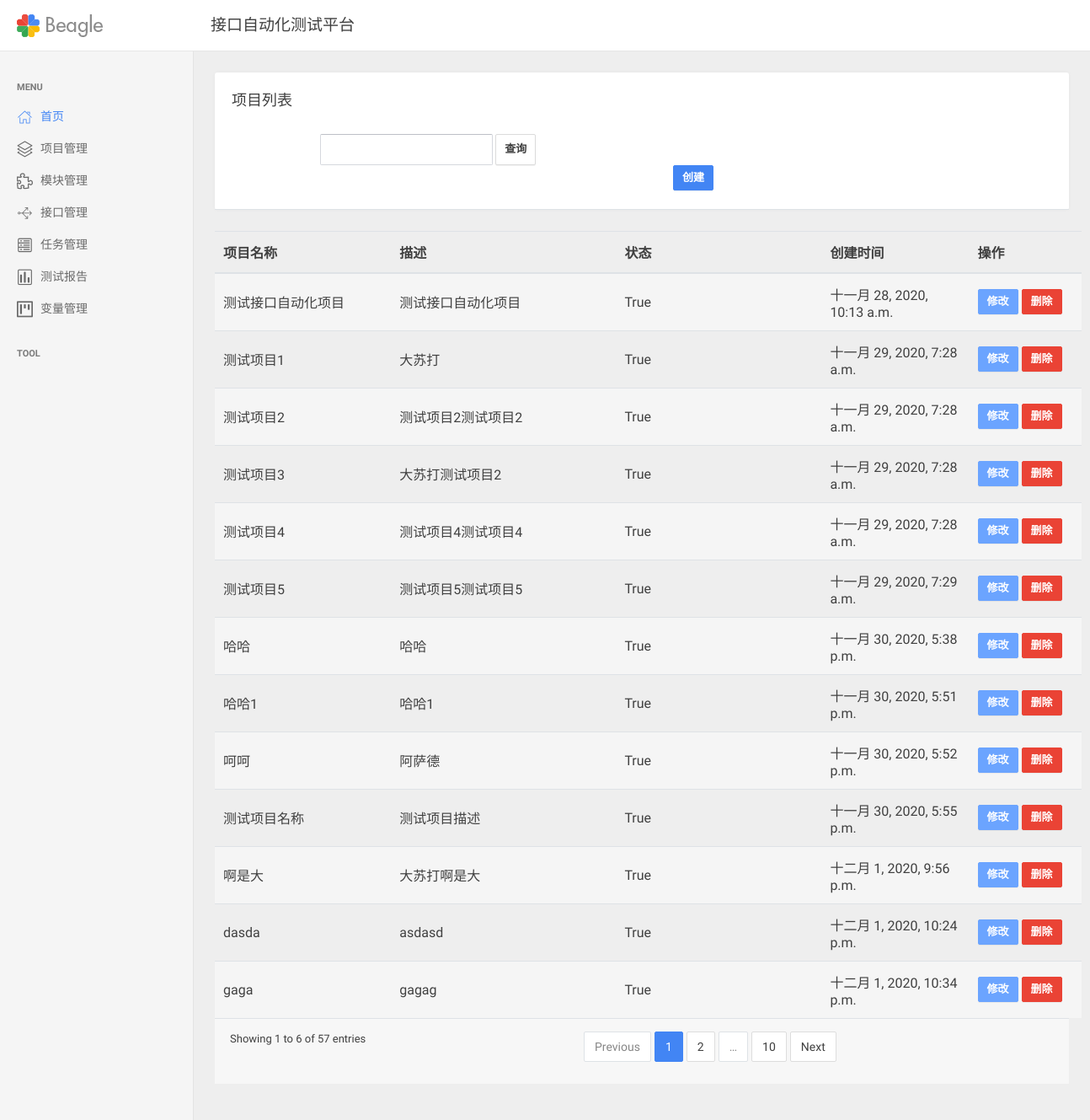
The page /project/list/ on the database its author committed.
### project/models.py (models this page shows, shortened)
class Project(models.Model):
    name = models.CharField('项目名称', max_length=100, blank=False)
    describe = models.TextField('描述', default='')
    status = models.BooleanField('状态', default=True)
    create_time = models.DateTimeField('创建时间', auto_now_add=True)
    update_time = models.DateTimeField('更新时间', auto_now=True)
    class Meta:
        verbose_name = '项目管理'
        verbose_name_plural = '项目管理'

### project/views/project_views.py (the view)
# urls.py: path('list/', project_views.list),
def list(request):
    pj_list = Project.objects.filter(status=True)
    return render(request, 'project/list.html', {
        'pj_list': pj_list
    })

### templates/project/list.html (shortened to what this page needs)
{% extends "home.html" %}
{% load static %}
{% block home %}
    <div class="row">
        <div class="col-sm-12">
            <div class="card card-table">
                <div class="card-header">项目列表
                </div>
                <div class="card-body">
                  <div id="table3_wrapper" class="dataTables_wrapper dt-bootstrap4 no-footer">
                      <div class="row be-datatable-header">
                          <div class="col-sm-6">
                              <div id="table6_length" class="dataTables_length">
                                  <label><input type="search" class="form-control form-control-sm" placeholder="" aria-controls="table6"></label>
                                  <button class="btn btn-secondary buttons-copy buttons-html5" tabindex="0" aria-controls="table3"  style="height: 37px;margin-top: -2px" type="button">
                                      <span>查询</span>
                                  </button>
                              </div>
                          </div>
                          <div class="col-sm-6 text-right">
                          <div class="dt-buttons btn-group">
                              <a href="/project/add/"><button type="button" class="btn btn-primary">创建</button></a>
                            </div>
                          </div>
                        </div>
                      </div>
                      </div>
                      </div>
                      <div class="row be-datatable-body"><div class="col-sm-12"><table class="table table-striped table-hover table-fw-widget dataTable no-footer" id="table3" role="grid" style="table-layout: fixed" aria-describedby="table3_info">
                    <thead>
                      <tr role="row"><th class="sorting_asc" tabindex="0" aria-controls="table3" rowspan="1" colspan="1" aria-sort="ascending" aria-label="Rendering engine: activate to sort column descending" style="width: 209.2px;">项目名称</th>
                          <th class="sorting" tabindex="0" aria-controls="table3" rowspan="1" colspan="1" aria-label="Browser: activate to sort column ascending" style="width: 267.2px;">描述</th>
                          <th class="sorting" tabindex="0" aria-controls="table3" rowspan="1" colspan="1" aria-label="Platform(s): activate to sort column ascending" style="width: 244px;">状态</th>
                          <th class="sorting" tabindex="0" aria-controls="table3" rowspan="1" colspan="1" aria-label="Engine version: activate to sort column ascending" style="width: 175.2px;">创建时间</th>
                          <th class="sorting" tabindex="0" aria-controls="table3" rowspan="1" colspan="1" aria-label="CSS grade: activate to sort column ascending" style="width: 133.6px;">操作</th>
                      </tr>
                    </thead>
                    <tbody>
                    {% for pj in pj_list %}
                    <tr class="gradeA odd" role="row">
                        <td tabindex="0" class="sorting_1">{{ pj.name }}</td>
                        <td>{{ pj.describe }}</td>
                        <td>{{ pj.status }}</td>
                        <td class="center">{{ pj.create_time }}</td>
                        <td>
                            <a href="/project/edit/{{ pj.id }}/"><button class="btn btn-info">修改</button></a>
                          <button type="button" class="btn btn-danger">删除</button>
                        </td>
                      </tr>
                    {% endfor %}
                    </tbody>
                  </table>
                      </div>
                      </div>
                      <div class="row be-datatable-footer">
                          <div class="col-sm-5">
                              <div class="dataTables_info" id="table3_info" role="status" aria-live="polite">Showing 1 to 6 of 57 entries</div>
                          </div><div class="col-sm-7">
                          <div class="dataTables_paginate paging_simple_numbers" id="table3_paginate">
                              <ul class="pagination">
                                  <li class="paginate_button page-item previous disabled" id="table3_previous"><a href="#" aria-controls="table3" data-dt-idx="0" tabindex="0" class="page-link">Previous</a></li>
                                  <li class="paginate_button page-item active"><a href="#" aria-controls="table3" data-dt-idx="1" tabindex="0" class="page-link">1</a></li>
                                  <li class="paginate_button page-item "><a href="#" aria-controls="table3" data-dt-idx="2" tabindex="0" class="page-link">2</a></li>
                                  <li class="paginate_button page-item disabled" id="table3_ellipsis"><a href="#" aria-controls="table3" data-dt-idx="3" tabindex="0" class="page-link">…</a></li>
                                  <li class="paginate_button page-item "><a href="#" aria-controls="table3" data-dt-idx="4" tabindex="0" class="page-link">10</a></li>
                                  <li class="paginate_button page-item next" id="table3_next"><a href="#" aria-controls="table3" data-dt-idx="5" tabindex="0" class="page-link">Next</a></li>
                              </ul>
                          </div>
                      </div>
                      </div>
                  </div>
                </div>
              </div>
        </div>
    </div>
{% endblock %}

### rows shown on the page
Project: name "测试接口自动化项目", describe "测试接口自动化项目", status "True", create_time "十一月 28, 2020, 10:13 a.m."
Project: name "测试项目1", describe "大苏打", status "True", create_time "十一月 29, 2020, 7:28 a.m."
Project: name "测试项目2", describe "测试项目2测试项目2", status "True", create_time "十一月 29, 2020, 7:28 a.m."
Project: name "测试项目3", describe "大苏打测试项目2", status "True", create_time "十一月 29, 2020, 7:28 a.m."
Project: name "测试项目4", describe "测试项目4测试项目4", status "True", create_time "十一月 29, 2020, 7:28 a.m."
Project: name "测试项目5", describe "测试项目5测试项目5", status "True", create_time "十一月 29, 2020, 7:29 a.m."
Project: name "哈哈", describe "哈哈", status "True", create_time "十一月 30, 2020, 5:38 p.m."
Project: name "哈哈1", describe "哈哈1", status "True", create_time "十一月 30, 2020, 5:51 p.m."
Project: name "呵呵", describe "阿萨德", status "True", create_time "十一月 30, 2020, 5:52 p.m."
Project: name "测试项目名称", describe "测试项目描述", status "True", create_time "十一月 30, 2020, 5:55 p.m."
Project: name "啊是大", describe "大苏打啊是大", status "True", create_time "十二月 1, 2020, 9:56 p.m."
Project: name "dasda", describe "asdasd", status "True", create_time "十二月 1, 2020, 10:24 p.m."
Project: name "gaga", describe "gagag", status "True", create_time "十二月 1, 2020, 10:34 p.m."
